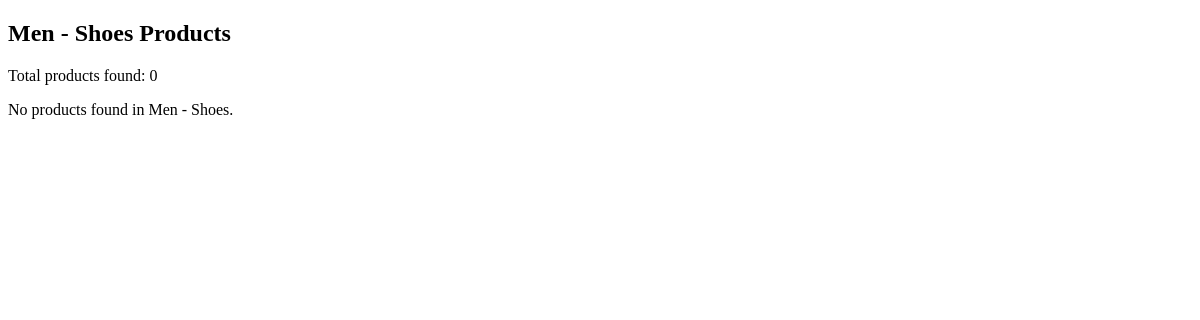
/category_men_shoes.php, run on an earlier commit of the app's database.
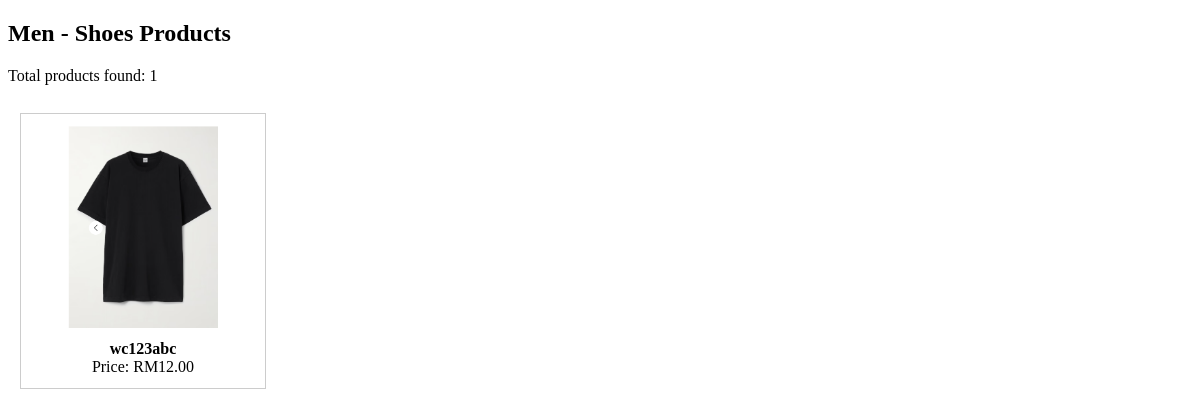
And on a later commit of the database.
### tables this page shows
CREATE TABLE `product` (
  `product_id` int(9) NOT NULL,
  `user_id` int(9) NOT NULL,
  `product_name` varchar(255) NOT NULL,
  `category` varchar(255) NOT NULL,
  `price` decimal(9,2) NOT NULL,
  `description` text NOT NULL,
  `status` varchar(100) NOT NULL,
  `stock_quantity` int(9) NOT NULL,
  `sales_count` int(9) NOT NULL,
  `rate` int(5) DEFAULT NULL,
  `comment` varchar(255) DEFAULT NULL,
  `created_at` datetime NOT NULL DEFAULT current_timestamp(),
  `subcategory` varchar(100) DEFAULT NULL
);

CREATE TABLE `product_image` (
  `image_id` int(11) NOT NULL,
  `product_id` int(11) NOT NULL,
  `image_path` varchar(255) NOT NULL,
  `created_at` datetime DEFAULT current_timestamp()
);

### category_men_shoes.php (the view, shortened to what this page needs)
<?php
$mainCategory = "Men";
$subCategory = "Shoes";
$fullCategory = "$mainCategory - $subCategory";
require 'db.php';
$stmt = $pdo->prepare("SELECT * FROM product WHERE category = ?");
$stmt->execute([$fullCategory]);
$products = $stmt->fetchAll(PDO::FETCH_ASSOC);
?>
<!DOCTYPE html>
<html>
<head>
</head>
<body>
    <h2><?= "$mainCategory - $subCategory" ?> Products</h2>
    <p>Total products found: <?= isset($products) ? count($products) : 0 ?></p>
    <?php if (!empty($products)): ?>
        <ul>
        <?php foreach ($products as $product): ?>
            <li>
    <?php
    $productId = $product['product_id'];
    $imgStmt = $pdo->prepare("SELECT image_path FROM product_image WHERE product_id = ? LIMIT 1");
    $imgStmt->execute([$productId]);
    $image = $imgStmt->fetch(PDO::FETCH_ASSOC);
    $imagePath = $image ? $image['image_path'] : 'placeholder.png';
    ?>
    <a href="product.php?id=<?= $productId ?>" style="text-decoration: none; color: inherit;">
        <img src="<?= htmlspecialchars($imagePath) ?>" alt="Product Image"><br>
        <strong><?= htmlspecialchars($product['product_name']) ?></strong><br>
        Price: RM<?= $product['price'] ?><br>
    </a>
</li>
        <?php endforeach; ?>
        </ul>
    <?php else: ?>
        <p>No products found in <?= $fullCategory ?>.</p>
    <?php endif; ?>
</body>
</html>

What changed in the data, as far as the page shows it:
now on this page (row edited): product: product_image.image_path (picture), product_name "wc123abc", price "12.00"
Also different on the page:
count($products): "0" → "1"
$fullCategory: "Men - Shoes" → (not shown)
text no longer shown: "No products found in ."
